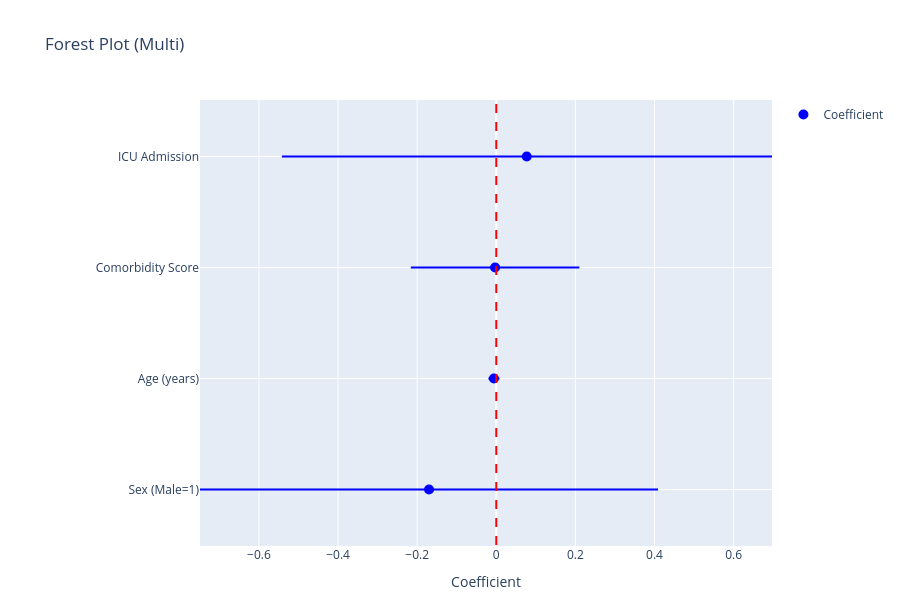

Source (notebook cell):
### Markdown cell above
### 7.3 Forest Plot

**What it shows:** Coefficient estimates and their 95% confidence intervals displayed as horizontal lines with central point estimates. A vertical reference line is drawn at zero (the null value — no association).

**What to look for:**
- **Confidence interval entirely to the right of zero:** Significant positive association
- **Confidence interval entirely to the left of zero:** Significant negative association
- **Confidence interval crossing zero:** No statistically significant association at p < 0.05
- **Width of the interval:** Narrow intervals indicate more precise estimates (larger sample or stronger signal); wide intervals indicate uncertainty

**In epidemiological practice:** The forest plot gives an immediate visual overview of all effect sizes in the model, making it easy to compare the relative magnitude and direction of different independent_vars at a glance.

### Code cell
model.summary(plots=["forest_plot"])

### Figure 1 — Plotly figure (JSON) as saved in the notebook; plotly's stock layout.template omitted (floating-point values rounded to 4 significant figures)
{"data": [{"hovertemplate": "%{y}<br>%{x:.3f}<extra></extra>", "marker": {"color": "blue", "size": 10}, "mode": "markers", "name": "Coefficient", "type": "scatter", "x": [-0.17, -0.006, -0.003, 0.077], "y": ["Sex (Male=1)", "Age (years)", "Comorbidity Score", "ICU Admission"]}, {"hoverinfo": "skip", "line": {"color": "blue", "width": 2}, "mode": "lines", "showlegend": false, "type": "scatter", "x": [-0.749, 0.409], "y": ["Sex (Male=1)", "Sex (Male=1)"]}, {"hoverinfo": "skip", "line": {"color": "blue", "width": 2}, "mode": "lines", "showlegend": false, "type": "scatter", "x": [-0.02, 0.008], "y": ["Age (years)", "Age (years)"]}, {"hoverinfo": "skip", "line": {"color": "blue", "width": 2}, "mode": "lines", "showlegend": false, "type": "scatter", "x": [-0.216, 0.21], "y": ["Comorbidity Score", "Comorbidity Score"]}, {"hoverinfo": "skip", "line": {"color": "blue", "width": 2}, "mode": "lines", "showlegend": false, "type": "scatter", "x": [-0.542, 0.697], "y": ["ICU Admission", "ICU Admission"]}], "layout": {"height": 600, "margin": {"b": 50, "l": 200, "r": 100, "t": 100}, "shapes": [{"line": {"color": "red", "dash": "dash", "width": 2}, "type": "line", "x0": 0, "x1": 0, "y0": -0.5, "y1": 3.5}], "title": {"text": "Forest Plot (Multi)"}, "xaxis": {"title": {"text": "Coefficient"}}, "yaxis": {"automargin": true, "tickmode": "array", "ticktext": ["Sex (Male=1)", "Age (years)", "Comorbidity Score", "ICU Admission"], "tickvals": ["Sex (Male=1)", "Age (years)", "Comorbidity Score", "ICU Admission"], "title": {"text": ""}}}}
